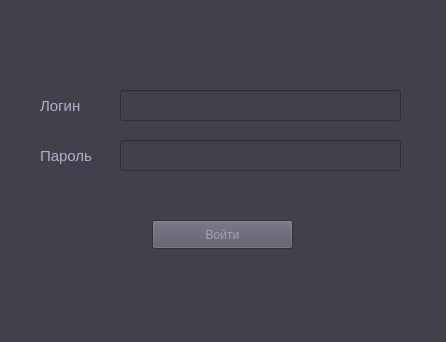
<?xml version="1.0" encoding="UTF-8"?>
<ui version="4.0">
 <class>SignInWindow</class>
 <widget class="QWidget" name="SignInWindow">
  <property name="geometry">
   <rect>
    <x>0</x>
    <y>0</y>
    <width>446</width>
    <height>342</height>
   </rect>
  </property>
  <property name="palette">
   <palette>
    <active>
     <colorrole role="WindowText">
      <brush brushstyle="SolidPattern">
       <color alpha="255">
        <red>152</red>
        <green>151</green>
        <blue>173</blue>
       </color>
      </brush>
     </colorrole>
     <colorrole role="Button">
      <brush brushstyle="SolidPattern">
       <color alpha="255">
        <red>66</red>
        <green>65</green>
        <blue>75</blue>
       </color>
      </brush>
     </colorrole>
     <colorrole role="Light">
      <brush brushstyle="SolidPattern">
       <color alpha="0">
        <red>255</red>
        <green>255</green>
        <blue>255</blue>
       </color>
      </brush>
     </colorrole>
     <colorrole role="Midlight">
      <brush brushstyle="SolidPattern">
       <color alpha="0">
        <red>227</red>
        <green>227</green>
        <blue>227</blue>
       </color>
      </brush>
     </colorrole>
     <colorrole role="Text">
      <brush brushstyle="SolidPattern">
       <color alpha="255">
        <red>152</red>
        <green>151</green>
        <blue>173</blue>
       </color>
      </brush>
     </colorrole>
     <colorrole role="BrightText">
      <brush brushstyle="SolidPattern">
       <color alpha="255">
        <red>152</red>
        <green>151</green>
        <blue>173</blue>
       </color>
      </brush>
     </colorrole>
     <colorrole role="ButtonText">
      <brush brushstyle="SolidPattern">
       <color alpha="255">
        <red>163</red>
        <green>162</green>
        <blue>185</blue>
       </color>
      </brush>
     </colorrole>
     <colorrole role="Base">
      <brush brushstyle="SolidPattern">
       <color alpha="255">
        <red>66</red>
        <green>65</green>
        <blue>75</blue>
       </color>
      </brush>
     </colorrole>
     <colorrole role="Window">
      <brush brushstyle="SolidPattern">
       <color alpha="255">
        <red>66</red>
        <green>65</green>
        <blue>75</blue>
       </color>
      </brush>
     </colorrole>
     <colorrole role="Highlight">
      <brush brushstyle="SolidPattern">
       <color alpha="255">
        <red>87</red>
        <green>86</green>
        <blue>99</blue>
       </color>
      </brush>
     </colorrole>
     <colorrole role="Link">
      <brush brushstyle="SolidPattern">
       <color alpha="255">
        <red>152</red>
        <green>151</green>
        <blue>173</blue>
       </color>
      </brush>
     </colorrole>
     <colorrole role="LinkVisited">
      <brush brushstyle="SolidPattern">
       <color alpha="255">
        <red>152</red>
        <green>151</green>
        <blue>173</blue>
       </color>
      </brush>
     </colorrole>
     <colorrole role="AlternateBase">
      <brush brushstyle="SolidPattern">
       <color alpha="255">
        <red>87</red>
        <green>86</green>
        <blue>99</blue>
       </color>
      </brush>
     </colorrole>
     <colorrole role="ToolTipBase">
      <brush brushstyle="SolidPattern">
       <color alpha="255">
        <red>87</red>
        <green>86</green>
        <blue>99</blue>
       </color>
      </brush>
     </colorrole>
     <colorrole role="ToolTipText">
      <brush brushstyle="SolidPattern">
       <color alpha="255">
        <red>152</red>
        <green>151</green>
        <blue>173</blue>
       </color>
      </brush>
     </colorrole>
     <colorrole role="PlaceholderText">
      <brush brushstyle="SolidPattern">
       <color alpha="128">
        <red>152</red>
        <green>151</green>
        <blue>173</blue>
       </color>
      </brush>
     </colorrole>
     <colorrole role="Accent">
      <brush brushstyle="SolidPattern">
       <color alpha="255">
        <red>152</red>
        <green>151</green>
        <blue>173</blue>
       </color>
      </brush>
     </colorrole>
    </active>
    <inactive>
     <colorrole role="WindowText">
      <brush brushstyle="SolidPattern">
       <color alpha="255">
        <red>176</red>
        <green>175</green>
        <blue>200</blue>
       </color>
      </brush>
     </colorrole>
     <colorrole role="Button">
      <brush brushstyle="SolidPattern">
       <color alpha="255">
        <red>87</red>
        <green>86</green>
        <blue>99</blue>
       </color>
      </brush>
     </colorrole>
     <colorrole role="Light">
      <brush brushstyle="SolidPattern">
       <color alpha="0">
        <red>255</red>
        <green>255</green>
        <blue>255</blue>
       </color>
      </brush>
     </colorrole>
     <colorrole role="Midlight">
      <brush brushstyle="SolidPattern">
       <color alpha="0">
        <red>227</red>
        <green>227</green>
        <blue>227</blue>
       </color>
      </brush>
     </colorrole>
     <colorrole role="Text">
      <brush brushstyle="SolidPattern">
       <color alpha="255">
        <red>152</red>
        <green>151</green>
        <blue>173</blue>
       </color>
      </brush>
     </colorrole>
     <colorrole role="BrightText">
      <brush brushstyle="SolidPattern">
       <color alpha="255">
        <red>152</red>
        <green>151</green>
        <blue>173</blue>
       </color>
      </brush>
     </colorrole>
     <colorrole role="ButtonText">
      <brush brushstyle="SolidPattern">
       <color alpha="255">
        <red>163</red>
        <green>162</green>
        <blue>185</blue>
       </color>
      </brush>
     </colorrole>
     <colorrole role="Base">
      <brush brushstyle="SolidPattern">
       <color alpha="255">
        <red>66</red>
        <green>65</green>
        <blue>75</blue>
       </color>
      </brush>
     </colorrole>
     <colorrole role="Window">
      <brush brushstyle="SolidPattern">
       <color alpha="255">
        <red>66</red>
        <green>65</green>
        <blue>75</blue>
       </color>
      </brush>
     </colorrole>
     <colorrole role="Highlight">
      <brush brushstyle="SolidPattern">
       <color alpha="255">
        <red>87</red>
        <green>86</green>
        <blue>99</blue>
       </color>
      </brush>
     </colorrole>
     <colorrole role="HighlightedText">
      <brush brushstyle="SolidPattern">
       <color alpha="255">
        <red>255</red>
        <green>255</green>
        <blue>255</blue>
       </color>
      </brush>
     </colorrole>
     <colorrole role="Link">
      <brush brushstyle="SolidPattern">
       <color alpha="255">
        <red>152</red>
        <green>151</green>
        <blue>173</blue>
       </color>
      </brush>
     </colorrole>
     <colorrole role="LinkVisited">
      <brush brushstyle="SolidPattern">
       <color alpha="255">
        <red>152</red>
        <green>151</green>
        <blue>173</blue>
       </color>
      </brush>
     </colorrole>
     <colorrole role="AlternateBase">
      <brush brushstyle="SolidPattern">
       <color alpha="255">
        <red>87</red>
        <green>86</green>
        <blue>99</blue>
       </color>
      </brush>
     </colorrole>
     <colorrole role="ToolTipBase">
      <brush brushstyle="SolidPattern">
       <color alpha="255">
        <red>87</red>
        <green>86</green>
        <blue>99</blue>
       </color>
      </brush>
     </colorrole>
     <colorrole role="ToolTipText">
      <brush brushstyle="SolidPattern">
       <color alpha="255">
        <red>152</red>
        <green>151</green>
        <blue>173</blue>
       </color>
      </brush>
     </colorrole>
     <colorrole role="PlaceholderText">
      <brush brushstyle="SolidPattern">
       <color alpha="128">
        <red>152</red>
        <green>151</green>
        <blue>173</blue>
       </color>
      </brush>
     </colorrole>
     <colorrole role="Accent">
      <brush brushstyle="SolidPattern">
       <color alpha="255">
        <red>152</red>
        <green>151</green>
        <blue>173</blue>
       </color>
      </brush>
     </colorrole>
    </inactive>
    <disabled>
     <colorrole role="WindowText">
      <brush brushstyle="SolidPattern">
       <color alpha="255">
        <red>176</red>
        <green>175</green>
        <blue>200</blue>
       </color>
      </brush>
     </colorrole>
     <colorrole role="Button">
      <brush brushstyle="SolidPattern">
       <color alpha="255">
        <red>87</red>
        <green>86</green>
        <blue>99</blue>
       </color>
      </brush>
     </colorrole>
     <colorrole role="Light">
      <brush brushstyle="SolidPattern">
       <color alpha="0">
        <red>255</red>
        <green>255</green>
        <blue>255</blue>
       </color>
      </brush>
     </colorrole>
     <colorrole role="Midlight">
      <brush brushstyle="SolidPattern">
       <color alpha="0">
        <red>227</red>
        <green>227</green>
        <blue>227</blue>
       </color>
      </brush>
     </colorrole>
     <colorrole role="BrightText">
      <brush brushstyle="SolidPattern">
       <color alpha="255">
        <red>152</red>
        <green>151</green>
        <blue>173</blue>
       </color>
      </brush>
     </colorrole>
     <colorrole role="Base">
      <brush brushstyle="SolidPattern">
       <color alpha="255">
        <red>66</red>
        <green>65</green>
        <blue>75</blue>
       </color>
      </brush>
     </colorrole>
     <colorrole role="Window">
      <brush brushstyle="SolidPattern">
       <color alpha="255">
        <red>66</red>
        <green>65</green>
        <blue>75</blue>
       </color>
      </brush>
     </colorrole>
     <colorrole role="Shadow">
      <brush brushstyle="SolidPattern">
       <color alpha="255">
        <red>105</red>
        <green>105</green>
        <blue>105</blue>
       </color>
      </brush>
     </colorrole>
     <colorrole role="Highlight">
      <brush brushstyle="SolidPattern">
       <color alpha="255">
        <red>87</red>
        <green>86</green>
        <blue>99</blue>
       </color>
      </brush>
     </colorrole>
     <colorrole role="Link">
      <brush brushstyle="SolidPattern">
       <color alpha="255">
        <red>152</red>
        <green>151</green>
        <blue>173</blue>
       </color>
      </brush>
     </colorrole>
     <colorrole role="LinkVisited">
      <brush brushstyle="SolidPattern">
       <color alpha="255">
        <red>152</red>
        <green>151</green>
        <blue>173</blue>
       </color>
      </brush>
     </colorrole>
     <colorrole role="AlternateBase">
      <brush brushstyle="SolidPattern">
       <color alpha="255">
        <red>87</red>
        <green>86</green>
        <blue>99</blue>
       </color>
      </brush>
     </colorrole>
     <colorrole role="ToolTipBase">
      <brush brushstyle="SolidPattern">
       <color alpha="255">
        <red>87</red>
        <green>86</green>
        <blue>99</blue>
       </color>
      </brush>
     </colorrole>
     <colorrole role="ToolTipText">
      <brush brushstyle="SolidPattern">
       <color alpha="255">
        <red>152</red>
        <green>151</green>
        <blue>173</blue>
       </color>
      </brush>
     </colorrole>
     <colorrole role="PlaceholderText">
      <brush brushstyle="SolidPattern">
       <color alpha="128">
        <red>152</red>
        <green>151</green>
        <blue>173</blue>
       </color>
      </brush>
     </colorrole>
     <colorrole role="Accent">
      <brush brushstyle="SolidPattern">
       <color alpha="255">
        <red>152</red>
        <green>151</green>
        <blue>173</blue>
       </color>
      </brush>
     </colorrole>
    </disabled>
   </palette>
  </property>
  <property name="windowTitle">
   <string>Form</string>
  </property>
  <widget class="QLineEdit" name="loginLine">
   <property name="geometry">
    <rect>
     <x>120</x>
     <y>90</y>
     <width>281</width>
     <height>31</height>
    </rect>
   </property>
  </widget>
  <widget class="QLineEdit" name="passwordLine">
   <property name="geometry">
    <rect>
     <x>120</x>
     <y>140</y>
     <width>281</width>
     <height>31</height>
    </rect>
   </property>
   <property name="palette">
    <palette>
     <active>
      <colorrole role="WindowText">
       <brush brushstyle="SolidPattern">
        <color alpha="255">
         <red>152</red>
         <green>151</green>
         <blue>173</blue>
        </color>
       </brush>
      </colorrole>
      <colorrole role="Button">
       <brush brushstyle="SolidPattern">
        <color alpha="255">
         <red>66</red>
         <green>65</green>
         <blue>75</blue>
        </color>
       </brush>
      </colorrole>
      <colorrole role="Light">
       <brush brushstyle="SolidPattern">
        <color alpha="0">
         <red>255</red>
         <green>255</green>
         <blue>255</blue>
        </color>
       </brush>
      </colorrole>
      <colorrole role="Midlight">
       <brush brushstyle="SolidPattern">
        <color alpha="0">
         <red>227</red>
         <green>227</green>
         <blue>227</blue>
        </color>
       </brush>
      </colorrole>
      <colorrole role="Text">
       <brush brushstyle="SolidPattern">
        <color alpha="255">
         <red>152</red>
         <green>151</green>
         <blue>173</blue>
        </color>
       </brush>
      </colorrole>
      <colorrole role="BrightText">
       <brush brushstyle="SolidPattern">
        <color alpha="255">
         <red>152</red>
         <green>151</green>
         <blue>173</blue>
        </color>
       </brush>
      </colorrole>
      <colorrole role="ButtonText">
       <brush brushstyle="SolidPattern">
        <color alpha="255">
         <red>163</red>
         <green>162</green>
         <blue>185</blue>
        </color>
       </brush>
      </colorrole>
      <colorrole role="Base">
       <brush brushstyle="SolidPattern">
        <color alpha="255">
         <red>66</red>
         <green>65</green>
         <blue>75</blue>
        </color>
       </brush>
      </colorrole>
      <colorrole role="Window">
       <brush brushstyle="SolidPattern">
        <color alpha="255">
         <red>66</red>
         <green>65</green>
         <blue>75</blue>
        </color>
       </brush>
      </colorrole>
      <colorrole role="Highlight">
       <brush brushstyle="SolidPattern">
        <color alpha="255">
         <red>87</red>
         <green>86</green>
         <blue>99</blue>
        </color>
       </brush>
      </colorrole>
      <colorrole role="AlternateBase">
       <brush brushstyle="SolidPattern">
        <color alpha="255">
         <red>87</red>
         <green>86</green>
         <blue>99</blue>
        </color>
       </brush>
      </colorrole>
      <colorrole role="ToolTipBase">
       <brush brushstyle="SolidPattern">
        <color alpha="255">
         <red>87</red>
         <green>86</green>
         <blue>99</blue>
        </color>
       </brush>
      </colorrole>
      <colorrole role="ToolTipText">
       <brush brushstyle="SolidPattern">
        <color alpha="255">
         <red>152</red>
         <green>151</green>
         <blue>173</blue>
        </color>
       </brush>
      </colorrole>
      <colorrole role="PlaceholderText">
       <brush brushstyle="SolidPattern">
        <color alpha="128">
         <red>152</red>
         <green>151</green>
         <blue>173</blue>
        </color>
       </brush>
      </colorrole>
     </active>
     <inactive>
      <colorrole role="WindowText">
       <brush brushstyle="SolidPattern">
        <color alpha="255">
         <red>152</red>
         <green>151</green>
         <blue>173</blue>
        </color>
       </brush>
      </colorrole>
      <colorrole role="Button">
       <brush brushstyle="SolidPattern">
        <color alpha="255">
         <red>66</red>
         <green>65</green>
         <blue>75</blue>
        </color>
       </brush>
      </colorrole>
      <colorrole role="Light">
       <brush brushstyle="SolidPattern">
        <color alpha="0">
         <red>255</red>
         <green>255</green>
         <blue>255</blue>
        </color>
       </brush>
      </colorrole>
      <colorrole role="Midlight">
       <brush brushstyle="SolidPattern">
        <color alpha="0">
         <red>227</red>
         <green>227</green>
         <blue>227</blue>
        </color>
       </brush>
      </colorrole>
      <colorrole role="Text">
       <brush brushstyle="SolidPattern">
        <color alpha="255">
         <red>152</red>
         <green>151</green>
         <blue>173</blue>
        </color>
       </brush>
      </colorrole>
      <colorrole role="BrightText">
       <brush brushstyle="SolidPattern">
        <color alpha="255">
         <red>152</red>
         <green>151</green>
         <blue>173</blue>
        </color>
       </brush>
      </colorrole>
      <colorrole role="ButtonText">
       <brush brushstyle="SolidPattern">
        <color alpha="255">
         <red>163</red>
         <green>162</green>
         <blue>185</blue>
        </color>
       </brush>
      </colorrole>
      <colorrole role="Base">
       <brush brushstyle="SolidPattern">
        <color alpha="255">
         <red>66</red>
         <green>65</green>
         <blue>75</blue>
        </color>
       </brush>
      </colorrole>
      <colorrole role="Window">
       <brush brushstyle="SolidPattern">
        <color alpha="255">
         <red>66</red>
         <green>65</green>
         <blue>75</blue>
        </color>
       </brush>
      </colorrole>
      <colorrole role="Highlight">
       <brush brushstyle="SolidPattern">
        <color alpha="255">
         <red>87</red>
         <green>86</green>
         <blue>99</blue>
        </color>
       </brush>
      </colorrole>
      <colorrole role="AlternateBase">
       <brush brushstyle="SolidPattern">
        <color alpha="255">
         <red>87</red>
         <green>86</green>
         <blue>99</blue>
        </color>
       </brush>
      </colorrole>
      <colorrole role="ToolTipBase">
       <brush brushstyle="SolidPattern">
        <color alpha="255">
         <red>87</red>
         <green>86</green>
         <blue>99</blue>
        </color>
       </brush>
      </colorrole>
      <colorrole role="ToolTipText">
       <brush brushstyle="SolidPattern">
        <color alpha="255">
         <red>152</red>
         <green>151</green>
         <blue>173</blue>
        </color>
       </brush>
      </colorrole>
      <colorrole role="PlaceholderText">
       <brush brushstyle="SolidPattern">
        <color alpha="128">
         <red>152</red>
         <green>151</green>
         <blue>173</blue>
        </color>
       </brush>
      </colorrole>
     </inactive>
     <disabled>
      <colorrole role="Button">
       <brush brushstyle="SolidPattern">
        <color alpha="255">
         <red>66</red>
         <green>65</green>
         <blue>75</blue>
        </color>
       </brush>
      </colorrole>
      <colorrole role="Light">
       <brush brushstyle="SolidPattern">
        <color alpha="0">
         <red>255</red>
         <green>255</green>
         <blue>255</blue>
        </color>
       </brush>
      </colorrole>
      <colorrole role="Midlight">
       <brush brushstyle="SolidPattern">
        <color alpha="0">
         <red>227</red>
         <green>227</green>
         <blue>227</blue>
        </color>
       </brush>
      </colorrole>
      <colorrole role="BrightText">
       <brush brushstyle="SolidPattern">
        <color alpha="255">
         <red>152</red>
         <green>151</green>
         <blue>173</blue>
        </color>
       </brush>
      </colorrole>
      <colorrole role="Base">
       <brush brushstyle="SolidPattern">
        <color alpha="255">
         <red>66</red>
         <green>65</green>
         <blue>75</blue>
        </color>
       </brush>
      </colorrole>
      <colorrole role="Window">
       <brush brushstyle="SolidPattern">
        <color alpha="255">
         <red>66</red>
         <green>65</green>
         <blue>75</blue>
        </color>
       </brush>
      </colorrole>
      <colorrole role="AlternateBase">
       <brush brushstyle="SolidPattern">
        <color alpha="255">
         <red>87</red>
         <green>86</green>
         <blue>99</blue>
        </color>
       </brush>
      </colorrole>
      <colorrole role="ToolTipBase">
       <brush brushstyle="SolidPattern">
        <color alpha="255">
         <red>87</red>
         <green>86</green>
         <blue>99</blue>
        </color>
       </brush>
      </colorrole>
      <colorrole role="ToolTipText">
       <brush brushstyle="SolidPattern">
        <color alpha="255">
         <red>152</red>
         <green>151</green>
         <blue>173</blue>
        </color>
       </brush>
      </colorrole>
      <colorrole role="PlaceholderText">
       <brush brushstyle="SolidPattern">
        <color alpha="128">
         <red>152</red>
         <green>151</green>
         <blue>173</blue>
        </color>
       </brush>
      </colorrole>
     </disabled>
    </palette>
   </property>
  </widget>
  <widget class="QPushButton" name="logInButton">
   <property name="geometry">
    <rect>
     <x>152</x>
     <y>220</y>
     <width>141</width>
     <height>29</height>
    </rect>
   </property>
   <property name="text">
    <string>Войти</string>
   </property>
  </widget>
  <widget class="QLabel" name="label">
   <property name="geometry">
    <rect>
     <x>40</x>
     <y>90</y>
     <width>51</width>
     <height>31</height>
    </rect>
   </property>
   <property name="font">
    <font>
     <pointsize>11</pointsize>
    </font>
   </property>
   <property name="text">
    <string>Логин</string>
   </property>
  </widget>
  <widget class="QLabel" name="label_2">
   <property name="geometry">
    <rect>
     <x>40</x>
     <y>140</y>
     <width>71</width>
     <height>31</height>
    </rect>
   </property>
   <property name="font">
    <font>
     <pointsize>11</pointsize>
    </font>
   </property>
   <property name="text">
    <string>Пароль</string>
   </property>
  </widget>
 </widget>
 <resources/>
 <connections/>
</ui>
